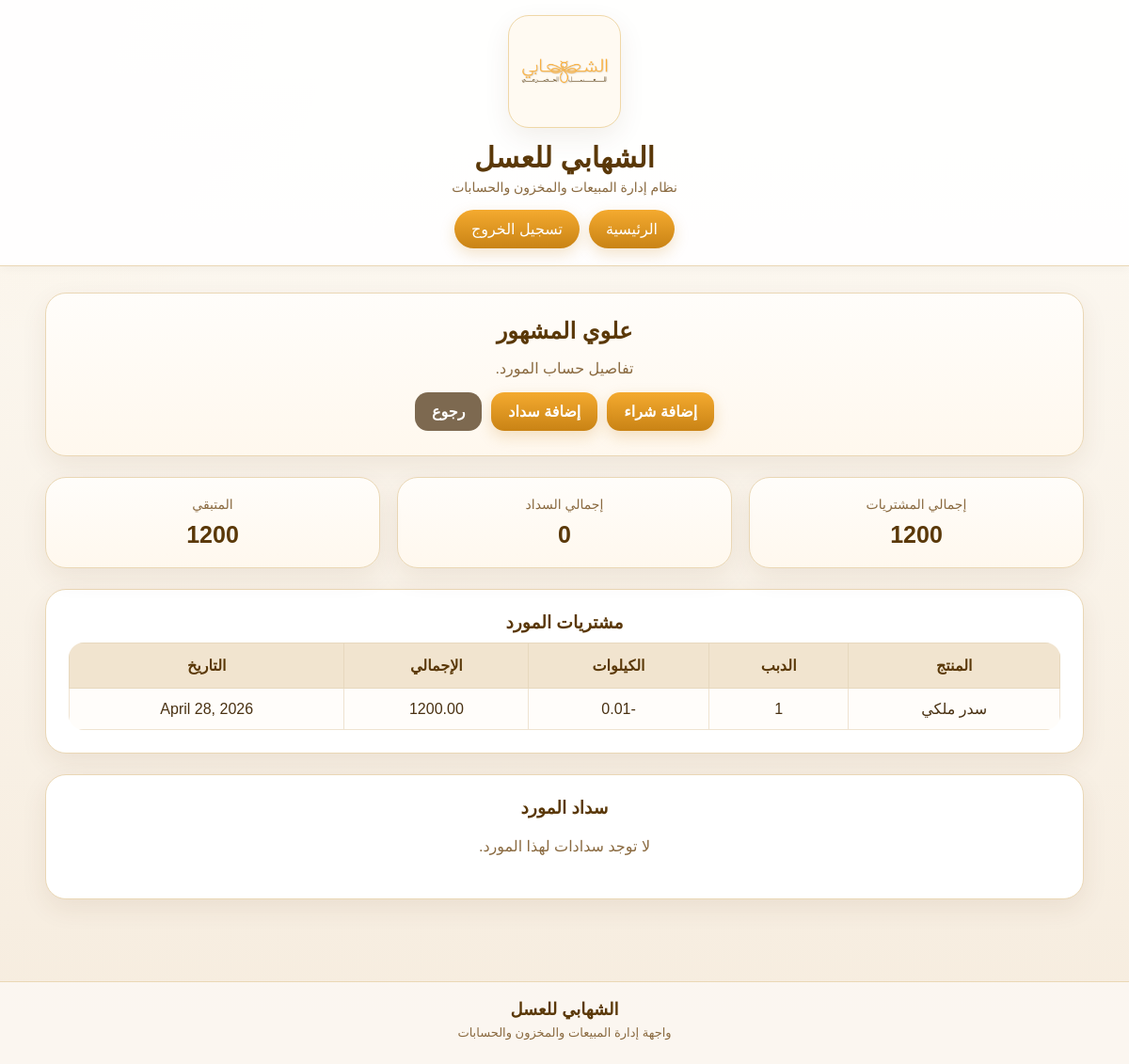
Page /suppliers/1/ (signed in) on the committed database.
### suppliers/models.py (models this page shows, shortened)
class Supplier(models.Model):
    name = models.CharField(max_length=200, verbose_name='اسم المورد')
    phone = models.CharField(max_length=30, blank=True, null=True, verbose_name='رقم الجوال')
    address = models.CharField(max_length=250, blank=True, null=True, verbose_name='العنوان')
    notes = models.TextField(blank=True, null=True, verbose_name='ملاحظات')
    is_active = models.BooleanField(default=True, verbose_name='نشط')
    created_at = models.DateTimeField(auto_now_add=True)
    class Meta:
        verbose_name = 'مورد'
        verbose_name_plural = 'الموردون'
        ordering = ['name']

class SupplierPurchase(models.Model):
    supplier = models.ForeignKey(Supplier, on_delete=models.CASCADE, related_name='purchases')
    product = models.ForeignKey(Product, on_delete=models.PROTECT, related_name='supplier_purchases')
    quantity_dabba = models.PositiveIntegerField(default=0, verbose_name='عدد الدبب')
    quantity_kg = models.DecimalField(max_digits=10, decimal_places=2, default=0, verbose_name='عدد الكيلوات')
    price_per_dabba = models.DecimalField(max_digits=12, decimal_places=2, default=0, verbose_name='سعر الدبة')
    price_per_kg = models.DecimalField(max_digits=12, decimal_places=2, default=0, verbose_name='سعر الكيلو')
    total_amount = models.DecimalField(max_digits=14, decimal_places=2, default=0, verbose_name='إجمالي الشراء')
    purchase_date = models.DateField(default=timezone.localdate, verbose_name='تاريخ الشراء')
    notes = models.TextField(blank=True, null=True, verbose_name='ملاحظات')
    created_at = models.DateTimeField(auto_now_add=True)
    class Meta:
        verbose_name = 'عملية شراء من مورد'
        verbose_name_plural = 'مشتريات الموردين'
        ordering = ['-purchase_date', '-created_at']

### products/models.py (models this page shows, shortened)
class Product(models.Model):
    warehouse = models.ForeignKey(
        Warehouse,
        on_delete=models.CASCADE,
        verbose_name='المخزن'
    )
    name = models.CharField(max_length=150, verbose_name='اسم المنتج')
    honey_type = models.CharField(max_length=150, blank=True, null=True, verbose_name='نوع العسل')
    purchase_price_per_kg = models.DecimalField(
    max_digits=10,
    decimal_places=2,
    default=0,
    verbose_name='سعر الشراء للكيلو'
)
    default_sale_price_per_dabba = models.DecimalField(
        max_digits=10,
        decimal_places=2,
        default=0,
        verbose_name='سعر البيع الافتراضي للدبة'
    )
    default_sale_price_per_kg = models.DecimalField(
        max_digits=10,
        decimal_places=2,
        default=0,
        verbose_name='سعر البيع الافتراضي للكيلو'
    )
    is_active = models.BooleanField(default=True, verbose_name='نشط')
    created_at = models.DateTimeField(auto_now_add=True, verbose_name='تاريخ الإنشاء')
    class Meta:
        verbose_name = 'منتج'
        verbose_name_plural = 'المنتجات'

### suppliers/views.py (the view)
# urls.py: path('<int:pk>/', supplier_detail, name='supplier-detail'),
@login_required
def supplier_detail(request, pk):
    profile = get_manager_profile(request)
    if not profile:
        return redirect('dashboard')
    supplier = get_object_or_404(Supplier, pk=pk)
    purchases = supplier.purchases.select_related('product').all()
    payments = supplier.payments.all()
    total_purchases = purchases.aggregate(total=Sum('total_amount')).get('total') or 0
    total_payments = payments.aggregate(total=Sum('amount')).get('total') or 0
    balance = total_purchases - total_payments
    return render(request, 'suppliers/supplier_detail.html', {
        'profile': profile,
        'supplier': supplier,
        'purchases': purchases,
        'payments': payments,
        'total_purchases': total_purchases,
        'total_payments': total_payments,
        'balance': balance,
    })

### suppliers/views.py (called while the page is built)
def get_manager_profile(request):
    profile = WorkerProfile.objects.filter(user=request.user).select_related('warehouse').first()
    if not profile or profile.role != 'manager':
        return None
    return profile

### templates/suppliers/supplier_detail.html (shortened to what this page needs)
{% extends 'base.html' %}
{% block content %}
<div class="hero-card">
    <h2>{{ supplier.name }}</h2>
    <p class="muted">تفاصيل حساب المورد.</p>
    <div class="actions">
        <a href="{% url 'supplier-purchase-create' %}" class="btn">إضافة شراء</a>
        <a href="{% url 'supplier-payment-create' %}" class="btn">إضافة سداد</a>
        <a href="{% url 'supplier-list' %}" class="btn btn-secondary">رجوع</a>
    </div>
</div>
<div class="grid">
    <div class="col-4">
        <div class="stat-card">
            <div class="stat-title">إجمالي المشتريات</div>
            <div class="stat-number">{{ total_purchases }}</div>
        </div>
    </div>
    <div class="col-4">
        <div class="stat-card">
            <div class="stat-title">إجمالي السداد</div>
            <div class="stat-number">{{ total_payments }}</div>
        </div>
    </div>
    <div class="col-4">
        <div class="stat-card">
            <div class="stat-title">المتبقي</div>
            <div class="stat-number">{{ balance }}</div>
        </div>
    </div>
</div>
<div class="panel-card">
    <h3 class="section-title">مشتريات المورد</h3>
    {% if purchases %}
        <div style="overflow-x:auto;">
            <table class="custom-table">
                <thead>
                    <tr>
                        <th>المنتج</th>
                        <th>الدبب</th>
                        <th>الكيلوات</th>
                        <th>الإجمالي</th>
                        <th>التاريخ</th>
                    </tr>
                </thead>
                <tbody>
                    {% for item in purchases %}
                    <tr>
                        <td>{{ item.product.name }}</td>
                        <td>{{ item.quantity_dabba }}</td>
                        <td>{{ item.quantity_kg }}</td>
                        <td>{{ item.total_amount }}</td>
                        <td>{{ item.purchase_date }}</td>
                    </tr>
                    {% endfor %}
                </tbody>
            </table>
        </div>
    {% else %}
        <p class="muted">لا توجد مشتريات لهذا المورد.</p>
    {% endif %}
</div>
<div class="panel-card">
    <h3 class="section-title">سداد المورد</h3>
    {% if payments %}
        <div style="overflow-x:auto;">
            <table class="custom-table">
                <thead>
                    <tr>
                        <th>المبلغ</th>
                        <th>التاريخ</th>
                        <th>ملاحظات</th>
                    </tr>
                </thead>
                <tbody>
                    {% for item in payments %}
                    <tr>
                        <td>{{ item.amount }}</td>
                        <td>{{ item.payment_date }}</td>
                        <td>{{ item.notes|default:"-" }}</td>
                    </tr>
                    {% endfor %}
                </tbody>
            </table>
        </div>
    {% else %}
        <p class="muted">لا توجد سدادات لهذا المورد.</p>
    {% endif %}
</div>
{% endblock %}

### static/css/style.css (style rules this page uses)
:root { --bg-main: #fbf7ef; --bg-soft: #f7efe2; --card-bg: #ffffff; --text-main: #493112; --text-soft: #8a6a40; --gold-main: #f4aa2f; --gold-dark: #c98315; --brown-main: #5a3808; --border-soft: #ead7b5; --shadow-soft: 0 10px 28px rgba(90, 56, 8, 0.08); --radius-xl: 22px; --radius-lg: 18px; --radius-md: 14px; }
* { box-sizing: border-box; }
body { margin: 0; font-family: Tahoma, Arial, sans-serif; color: var(--text-main); background: radial-gradient(circle at top left, rgba(244, 170, 47, 0.06), transparent 22%), linear-gradient(180deg, #fdfaf4 0%, #f6ecde 100%); }
.hero-card, .panel-card, .stat-card { background: var(--card-bg); border: 1px solid var(--border-soft); border-radius: var(--radius-xl); box-shadow: var(--shadow-soft); }
.hero-card { padding: 26px; text-align: center; margin-bottom: 22px; background: linear-gradient(180deg, #fffdfa 0%, #fff8ee 100%); }
.panel-card { padding: 24px; margin-bottom: 22px; }
.stat-card { padding: 20px; text-align: center; background: linear-gradient(180deg, #fffdfa 0%, #fff8ee 100%); }
.hero-card h2, .panel-card h2, .panel-card h3 { margin-top: 0; margin-bottom: 10px; color: var(--brown-main); }
.muted { color: var(--text-soft); text-align: center; }
.grid { display: grid; grid-template-columns: repeat(12, 1fr); gap: 18px; margin-bottom: 22px; }
.col-4 { grid-column: span 4; }
.stat-title { color: var(--text-soft); font-size: 14px; margin-bottom: 10px; }
.stat-number { color: var(--brown-main); font-size: 25px; font-weight: bold; }
.actions { display: flex; justify-content: center; gap: 10px; flex-wrap: wrap; margin-top: 14px; }
.btn { display: inline-block; padding: 11px 18px; border-radius: 14px; background: linear-gradient(180deg, var(--gold-main), var(--gold-dark)); color: white; text-decoration: none; border: none; cursor: pointer; font-weight: bold; box-shadow: 0 6px 16px rgba(201, 131, 21, 0.22); }
.btn-secondary { background: #7d6950; box-shadow: none; }
.custom-table { width: 100%; border-collapse: collapse; background: #fff; overflow: hidden; border-radius: 16px; }
.custom-table th { background: #f1e4cf; color: var(--brown-main); padding: 14px 12px; border: 1px solid #e7d8be; text-align: center; white-space: nowrap; }
.custom-table td { padding: 12px; border: 1px solid #efe3d1; text-align: center; white-space: nowrap; background: #fffdfa; }
.panel-card p { line-height: 1.8; }
.hero-card .actions { margin-top: 16px; }
.btn, .main-nav a, .logout-btn, .quick-links a { transition: 0.2s ease; }
.section-title { text-align: center; color: var(--brown-main); margin-bottom: 14px; }

### rows in the picture
Supplier: name "علوي المشهور"
SupplierPurchase: product.name "سدر ملكي", quantity_dabba "1", quantity_kg "-0.01", total_amount "1200.00", purchase_date "April 28, 2026"

### other values in the picture
{{ total_purchases }} "1200"
{{ total_payments }} "0"
{{ balance }} "1200"
